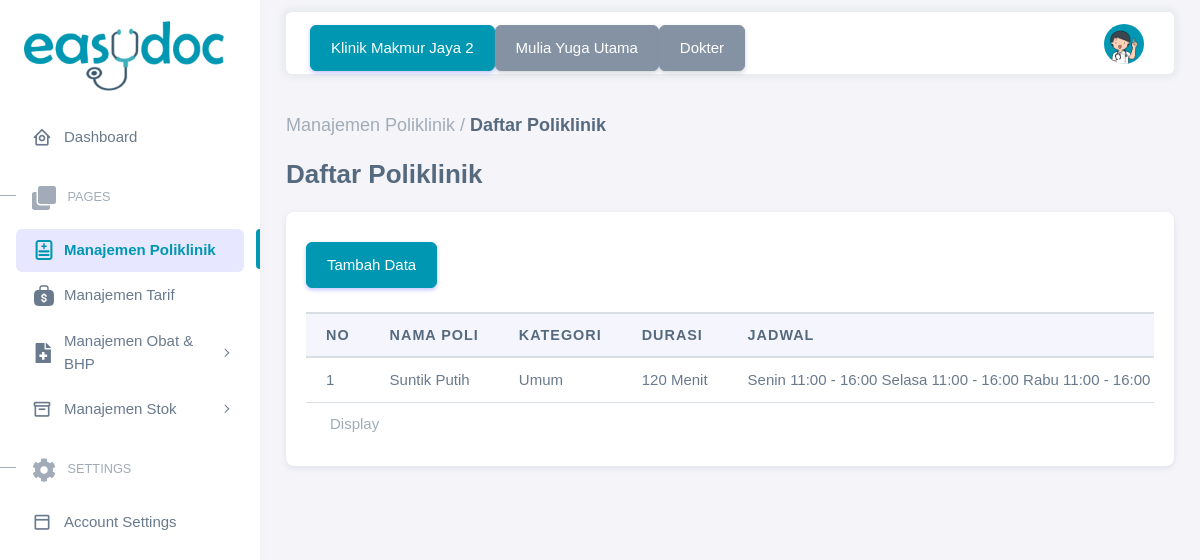
The page /views/poli_show.php (signed in) on the database its author committed.
### tables this page shows
CREATE TABLE `tb_klinik` (
  `id_klinik` int(11) NOT NULL,
  `nama_klinik` varchar(50) NOT NULL,
  `jenis_klinik` enum('Klinik Umum','Klinik Kecantikan','Klinik Gigi','Klinik Spesialis','Klinik Psikologi','Klinik Gizi','Klinik Kesehatan Reproduksi','Klinik Fisioterapi','Klinik Kesehatan Anak','Klinik Geriatri') NOT NULL,
  `alamat_klinik` text NOT NULL,
  `nomor_telp` varchar(15) NOT NULL,
  `jam_buka` time NOT NULL,
  `jam_tutup` time NOT NULL,
  `status_klinik` enum('Buka','Tutup') NOT NULL,
  `id_owner` int(11) NOT NULL
);

CREATE TABLE `tb_poli` (
  `id_poli` int(11) NOT NULL,
  `nama_poli` varchar(100) NOT NULL,
  `kategori_pasien` enum('Umum','BPJS','Asuransi','Gratis','Lainnya') NOT NULL,
  `durasi` int(11) NOT NULL,
  `jadwal_poli` varchar(200) NOT NULL,
  `id_dokter` int(11) NOT NULL,
  `status_poli` enum('Buka','Tutup') NOT NULL
);

### views/poli_show.php (the view, shortened to what this page needs)
<?php
include 'functions.php';
$sql = "SELECT * FROM tb_poli
			INNER JOIN tb_dokter ON tb_poli.id_dokter = tb_dokter.id_dokter
			ORDER BY id_poli DESC
			";
$eksekusi = mysqli_query($koneksi, $sql);
?>
<!DOCTYPE html>
<html
  lang="en"
  class="light-style layout-menu-fixed"
  dir="ltr"
  data-theme="theme-default"
  data-assets-path="../assets/"
  data-template="vertical-menu-template-free"
>
<?php include 'head.php'; ?>
  <body>
    <div class="layout-wrapper layout-content-navbar">
      <div class="layout-container">
        <?php include 'aside.php'; ?>
        <div class="layout-page">
          <?php include 'navbar.php'; ?>
            <div class="content-wrapper">
                <div class="container-xxl flex-grow-1 container-p-y">
                    <h5 class="fw-bold py-3 mb-0"><span class="text-muted fw-light">Manajemen Poliklinik /</span> Daftar Poliklinik</h5>
                    <h3 class="fw-bold py-2 mb-3">Daftar Poliklinik</h3>
                    <div class="card">
                        <div class="row">
                        <div class="col-md-4 align-self-end float-right ">
                            <a href="poli_tambah.php" class="btn btn-add-poli text-capitalize align-self-end float-right btn-primary mt-6"> tambah data
                            </a>
                        </div>
                        </div>
                    <div class="table-responsive text-nowrap mt-4">
                    <table class="table" id="Table">
                        <caption class="ms-4">
                        Display
                        </caption>
                        <thead>
                        <tr>
                            <th width="1%">NO</th>
                            <th>NAMA POLI</th>
                            <th>KATEGORI</th>
                            <th>DURASI</th>
                            <th width="15%">JADWAL</th>
                        </tr>
                        </thead>
                        <tbody>
                            <?php $i = 1;
                            while ($data = mysqli_fetch_array($eksekusi)) : ?>
                            <tr>
                                <td><?= $i++; ?></td>
                                <td id="nama_poli"><?= ucwords($data['nama_poli']); ?></td>
                                <td><?= $data['kategori_pasien']; ?></td>
                                <td><?= $data['durasi']; ?> Menit</td>
                                <td><?= ucwords($data['jadwal_poli']); ?></td>
                            </tr>
                            <?php endwhile ?>
                        </tbody>
                    </table>
                    </div>
                </div>
                </div>
            </div>
      </div>
    </div>
  </body>
</html>

### views/navbar.php (shortened to what this page needs)
<?php
include 'koneksi.php';
if (isset($_SESSION['id_klinik'])) {
  $id_klinik = $_SESSION['id_klinik'];
  $sql_klinik = "SELECT * FROM tb_klinik WHERE id_klinik = '$id_klinik'";
  $eksekusi_klinik = mysqli_query($koneksi, $sql_klinik);
  $data_klinik = mysqli_fetch_array($eksekusi_klinik);
}
if (isset($_SESSION['id_dokter'])) {
  $id_dokter = $_SESSION['id_dokter'];
}
?>
<nav class="layout-navbar container-xxl navbar navbar-expand-xl navbar-detached align-items-center bg-navbar-theme" id="layout-navbar">
  <div class="navbar-nav-right d-flex align-items-center" id="navbar-collapse">
    <div class="navbar-nav align-items-center">
      <div class="nav-item d-flex align-items-center">
        <?php if (isset($data_klinik)) : ?>
          <a href="klinik_info.php?id_klinik=<?= $id_klinik; ?>" class="btn btn-primary"><?= $data_klinik['nama_klinik']; ?></a>
        <?php else : ?>
          <a href="klinik_show.php" class="btn btn-primary">Manajemen Klinik</a>
        <?php endif ?>
        <?php if (isset($_SESSION['nama_owner'])) : ?>
          <a href="owner_info.php?id_owner=<?= $id_owner; ?>" class="btn btn-success"><?= $_SESSION['nama_owner']; ?></a>
        <?php elseif (isset($_SESSION['nama_dokter'])) : ?>
          <a href="dokter_info.php?id_dokter=<?= $id_dokter; ?>" class="btn btn-secondary"><?= $_SESSION['nama_dokter']; ?></a>
        <?php elseif (isset($_SESSION['nama_staff'])) : ?>
          <a href="staff_info.php?id_staff=<?= $id_staff; ?>" class="btn btn-warning"><?= $_SESSION['nama_staff']; ?></a>
        <?php endif ?>
        <?php if (isset($_SESSION['nama_owner'])) : ?>
          <a class="btn btn-success text-white">Owner</a>
        <?php elseif (isset($_SESSION['nama_dokter'])) : ?>
          <a class="btn btn-secondary text-white">Dokter</a>
        <?php elseif (isset($_SESSION['nama_staff'])) : ?>
          <a class="btn btn-warning text-white"><?= $_SESSION['role']; ?></a>
        <?php endif ?>
      </div>
    </div>
    <ul class="navbar-nav flex-row align-items-center ms-auto">
      <li class="nav-item navbar-dropdown dropdown-user dropdown">
        <a class="nav-link dropdown-toggle hide-arrow" href="javascript:void(0);" data-bs-toggle="dropdown">
          <div class="avatar">
            <img src="../assets/img/avatars/1.png" alt class="w-px-40 h-auto rounded-circle" />
          </div>
        </a>
      </li>
    </ul>
  </div>
</nav>

### rows shown on the page
tb_klinik: nama_klinik "Klinik Makmur Jaya 2"
tb_poli: nama_poli "Suntik Putih", kategori_pasien "Umum", durasi "120", jadwal_poli "Senin 11:00 - 16:00 Selasa 11:00 - 16:00 Rabu 11:00 - 16:00"

### other values the page prints
$_SESSION['nama_dokter'] "Mulia Yuga Utama"
